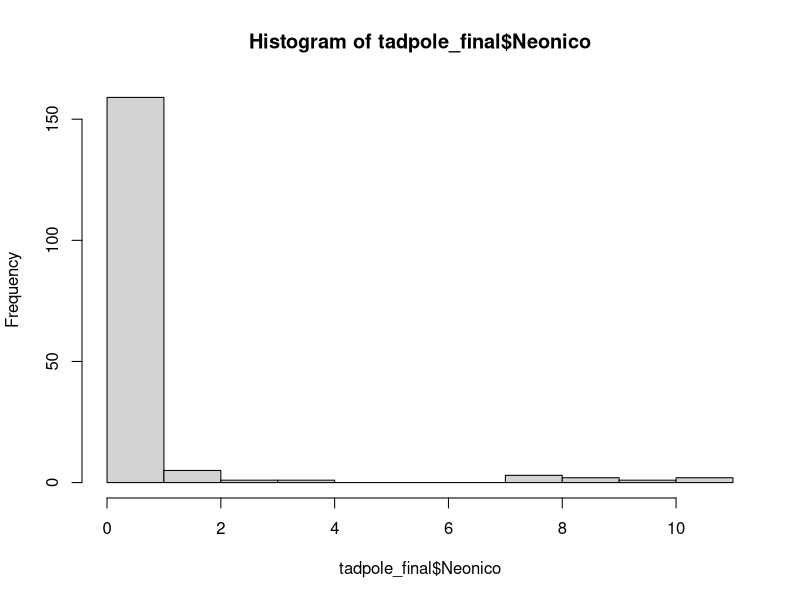
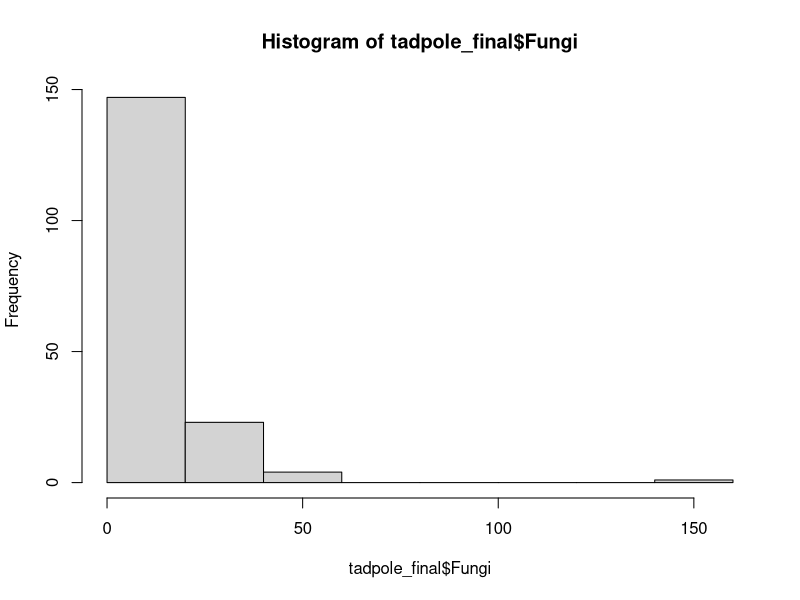
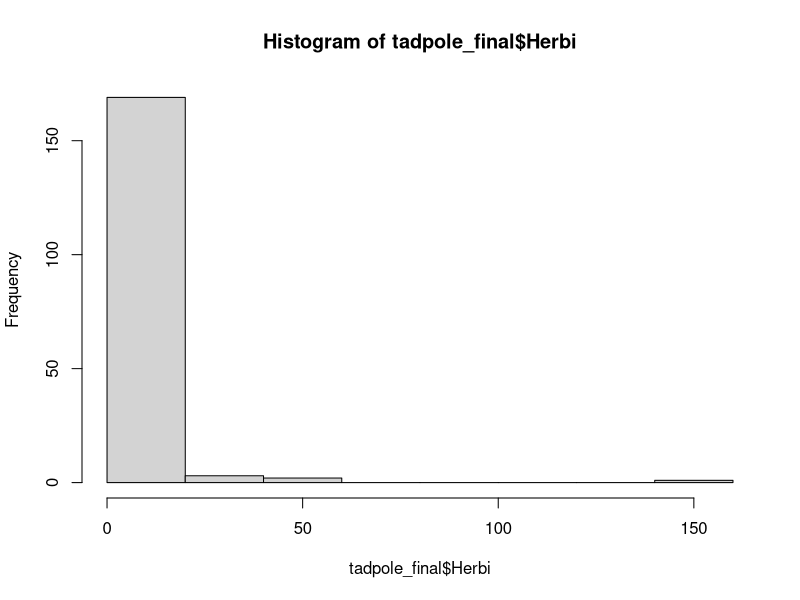
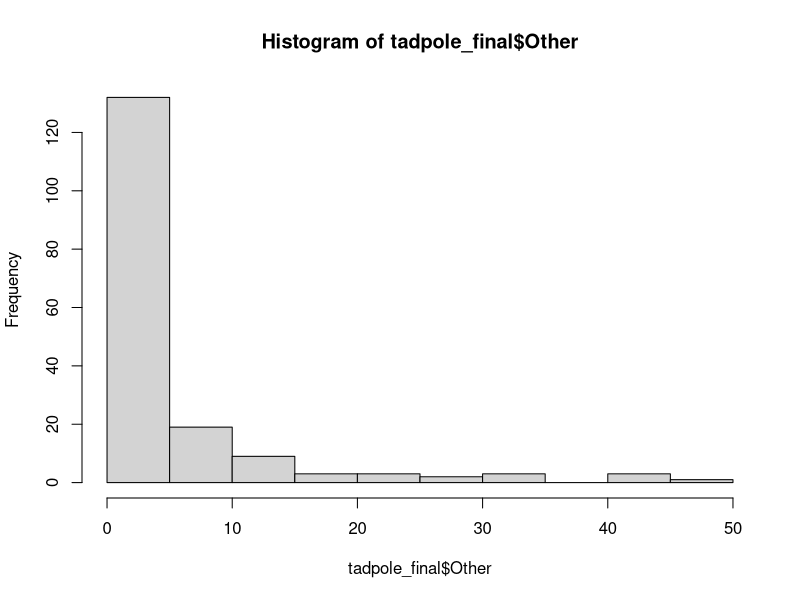
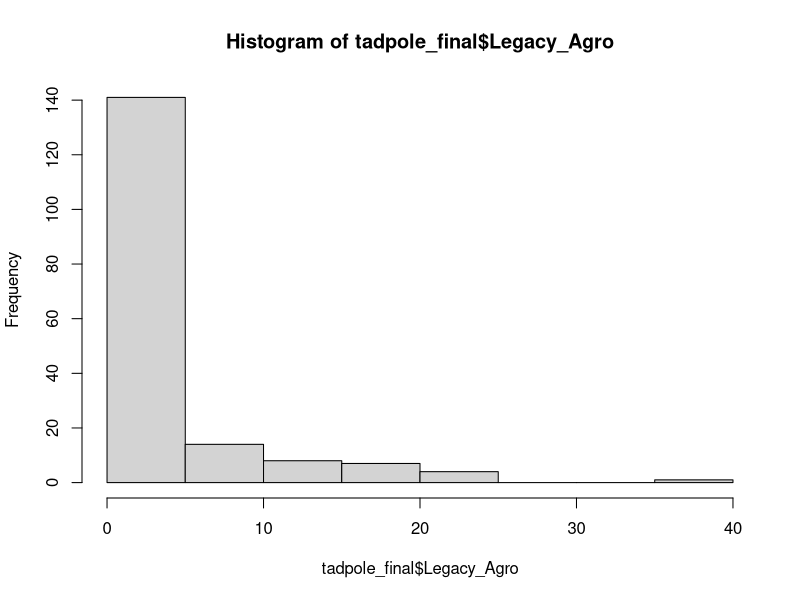
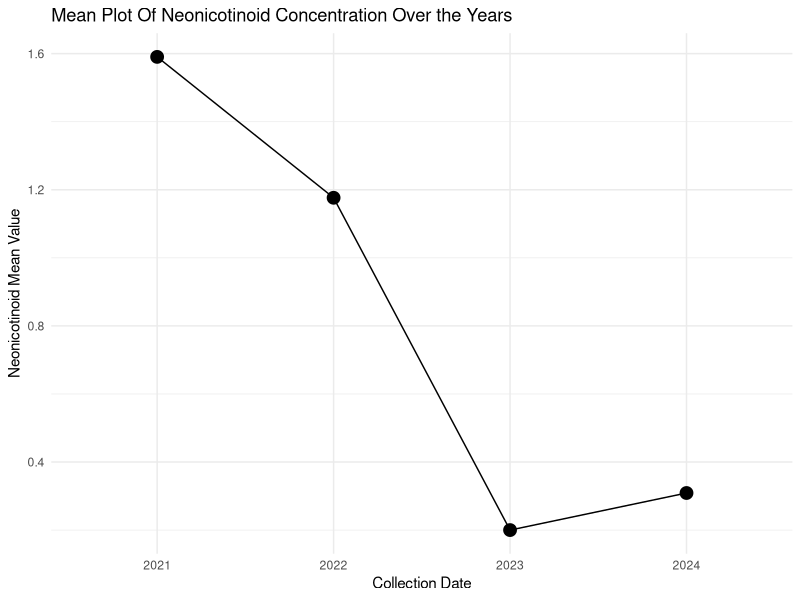
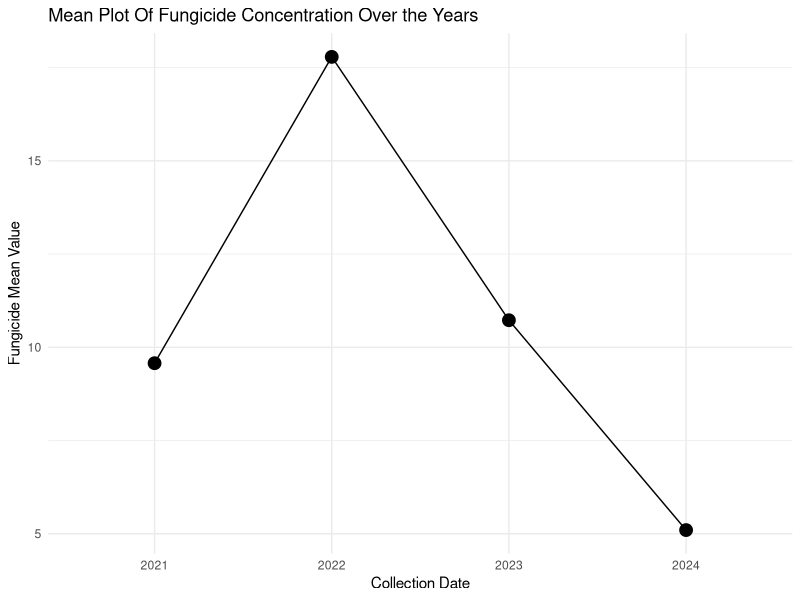
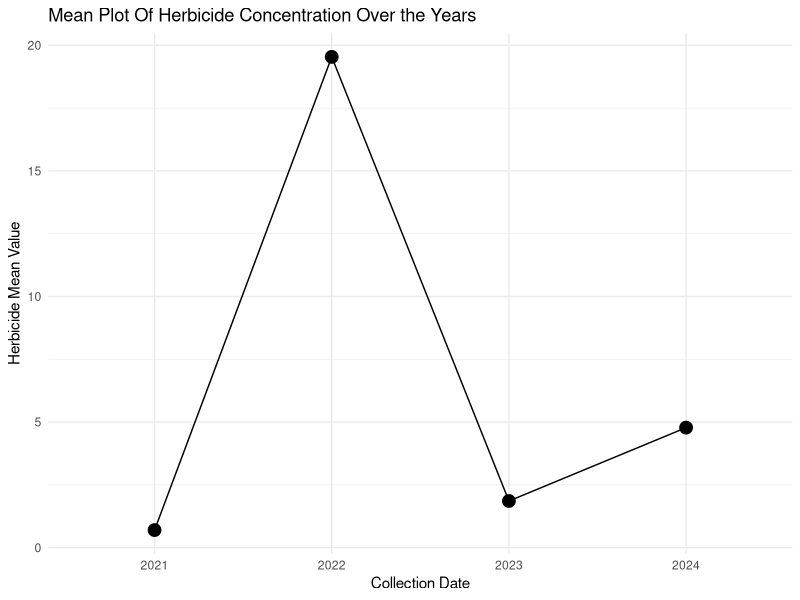

Generate these figures, in order, with R:
## ---- chunk 1
knitr::opts_chunk$set(echo = TRUE)
## ---- chunk 2
# Read a specific sheet
tadpole_pest <- read.csv("AltEn_tadpoles_2025_pesticide_summary_030425.csv")
tadpole_det <- read.csv("AltEn_tadpole_detections_with_headers_deidentified.csv")
tadpole_fin <- read.csv("Tadpole_2021_2024_WetWeight_clean.csv")
tadpole_fin$ThiamethoxamD <- as.numeric(tadpole_fin$ThiamethoxamD)
summary(tadpole_fin)

library(dplyr)
tadpole_final <- tadpole_fin %>%
  mutate(
    Neonico = rowSums(tadpole_fin[, c("Clothianidin", "ThiamethoxamD")]),
    Fungi = rowSums(tadpole_fin[, c("Azoxystrobin", "Carbendazim", "Cyproconazole", "Fluoxastrobin", 
                    "Fluxapyroxad", "Ipconazole", "Metconazole", "Propiconazole", 
                    "Pyraclostrobin", "Tebuconazole", "Tetraconazole", "Thiabendazole")]),
    Herbi = rowSums(tadpole_fin[, c("Acetochlor", "Atrazine", "Dithiopyr", "Flufenacet", 
                    "Metolachlor..R.and.S.", "Pendimethalin", "Penoxsulam")]),
    Other = rowSums(tadpole_fin[, c("Cyfluthrin..all.isomers.", "Bifenthrin", "Desthiopro")]),
    Legacy_Agro = rowSums(tadpole_fin[, c("ppDDD", "ppDDE", "ppDDT", "Pentachloroanisole")])
  )


## Removing variables 
tadpole_final <- tadpole_final[, -c(9:36)]
## ---- chunk 3
library(dplyr)
tadpole_final <- tadpole_final %>%
  mutate(ID = c(1:175))
tadpole_final <- tadpole_final %>% select(ID, Collection_date,Site,Specices, everything())


# Proportion of missing values in each column
missing_proportion <- sapply(tadpole_final, function(x) mean(is.na(x)))


# Store it in a data frame
missing_table <- data.frame(
  Variable = names(missing_proportion),
  Missing_Proportion = missing_proportion
)
# View the table
print(missing_table)
## ---- chunk 4
#Treating categorical variables as factors
tadpole_final[, c("Site","Specices","Collection_date","Dev_stage", "ID")] <- lapply(tadpole_final[, c("Site","Specices","Collection_date","Dev_stage","ID")], as.factor)

library(lubridate)
# Convert Date to Date format and extract year
tadpole_final$Collection_date <- year(mdy(tadpole_final$Collection_date))
tadpole_final$Collection_date <- as.factor(tadpole_final$Collection_date)
tadpole_final_freq <- tadpole_final %>%
  count(Specices, Collection_date) %>%
  group_by(Specices, Collection_date) %>%
  mutate(Relative_Freq = n / sum(n))


library(dplyr)

# Define which levels belong to each category
undeveloped_countries <- c("P25","pre-25","p27","P27","26","27-30","28","30")
developing_countries <- c("p31","33","34","35","36","37","38","39")
developed_countries <- c("41")

# Create new category variable
tadpole_final <- tadpole_final %>%
  mutate(Dev_stage = case_when(
    Dev_stage %in% undeveloped_countries ~ "Undeveloped",
    Dev_stage %in% developing_countries ~ "Developing",
    Dev_stage %in% developed_countries ~ "Developed",
    TRUE ~ NA_character_  # or "Other"
  ))

tadpole_final$Dev_stage <- as.factor(tadpole_final$Dev_stage)
tadpole_final <- tadpole_final %>% 
  rename(
    Mass = Mass..g...dry.weight.,
    Moisture = X..Moisture,
    Lipid = X..Lipid
  )
write.csv(tadpole_final, "tadpole_final.csv", row.names = FALSE)
## ---- chunk 5
library(ggplot2)
# Histogram of Concentration for the various Chemicals
hist(tadpole_final$Neonico)
hist(tadpole_final$Fungi)
hist(tadpole_final$Herbi)
hist(tadpole_final$Other)
hist(tadpole_final$Legacy_Agro)

# Mean Concentration by chemical over Years
conc_neo <- aggregate(Neonico ~ Collection_date, data = tadpole_final, FUN = mean)
conc_fung <- aggregate(Fungi ~ Collection_date, data = tadpole_final, FUN = mean)
conc_herbi <- aggregate(Herbi ~ Collection_date, data = tadpole_final, FUN = mean)
conc_other <- aggregate(Other ~ Collection_date, data = tadpole_final, FUN = mean)
conc_leg <- aggregate(Legacy_Agro ~ Collection_date, data = tadpole_final, FUN = mean)

# Plot 
ggplot(conc_neo, aes(x = Collection_date, y = Neonico)) +
  geom_point(size = 4, color = "black") +
  geom_line(group = 1, color = "black") +
  labs(title = "Mean Plot Of Neonicotinoid Concentration Over the Years", x = "Collection Date", y = "Neonicotinoid Mean Value") +
  theme_minimal()

ggplot(conc_fung, aes(x = Collection_date, y = Fungi)) +
  geom_point(size = 4, color = "black") +
  geom_line(group = 1, color = "black") +
  labs(title = "Mean Plot Of Fungicide Concentration Over the Years", x = "Collection Date", y = "Fungicide Mean Value") +
  theme_minimal()

ggplot(conc_herbi, aes(x = Collection_date, y = Herbi)) +
  geom_point(size = 4, color = "black") +
  geom_line(group = 1, color = "black") +
  labs(title = "Mean Plot Of Herbicide Concentration Over the Years", x = "Collection Date", y = "Herbicide Mean Value") +
  theme_minimal()

ggplot(conc_other, aes(x = Collection_date, y = Other)) +
  geom_point(size = 4, color = "black") +
  geom_line(group = 1, color = "black") +
  labs(title = "Mean Plot Of Other Concentration Over the Years", x = "Collection Date", y = "Other Mean Value") +
  theme_minimal()

ggplot(conc_leg, aes(x = Collection_date, y = Legacy_Agro)) +
  geom_point(size = 4, color = "black") +
  geom_line(group = 1, color = "black") +
  labs(title = "Mean Plot Of Legacy Concentration Over the Years", x = "Collection Date", y = "Legacy Mean Value") +
  theme_minimal()



## ---- chunk 6
conc_neo <- aggregate(Neonico ~ Collection_date +  Site, data = tadpole_final, FUN = mean)
conc_fung <- aggregate(Fungi ~ Collection_date + Site, data = tadpole_final, FUN = mean)
conc_herbi <- aggregate(Herbi ~ Collection_date + Site, data = tadpole_final, FUN = mean)
conc_other <- aggregate(Other ~ Collection_date + Site, data = tadpole_final, FUN = mean)
conc_leg <- aggregate(Legacy_Agro ~ Collection_date + Site, data = tadpole_final, FUN = mean)



conc_neo$Collection_date <- as.numeric(conc_neo$Collection_date)
conc_fung$Collection_date <- as.numeric(conc_fung$Collection_date)
conc_herbi$Collection_date <- as.numeric(conc_herbi$Collection_date)
conc_other$Collection_date <- as.numeric(conc_other$Collection_date)
conc_leg$Collection_date <- as.numeric(conc_leg$Collection_date)

# Plot 1: Mean Neonico concentration per Site across Years
ggplot(conc_neo, aes(x = Collection_date, y = Neonico, color = Site, group = Site)) +
  geom_line(size = 1.2) +
  geom_point(size = 2) +
  labs(title = "Mean Neonico Concentration by Site Across Years",
       x = "Collection Date",
       y = "Mean Neonico Concentration") +
  theme_minimal() +
  theme(legend.position = "right") +
  scale_x_continuous(breaks = unique(conc_neo$Collection_date))

# Plot 2:
ggplot(conc_fung, aes(x = Collection_date, y = Fungi, color = Site, group = Site)) +
  geom_line(size = 1.2) +
  geom_point(size = 2) +
  labs(title = "Mean Fungicide Concentration by Site Across Years",
       x = "Collection Date",
       y = "Mean Fungicide Concentration") +
  theme_minimal() +
  theme(legend.position = "right") +
  scale_x_continuous(breaks = unique(conc_fung$Collection_date))

#Plot 3:
ggplot(conc_herbi, aes(x = Collection_date, y = Herbi, color = Site, group = Site)) +
  geom_line(size = 1.2) +
  geom_point(size = 2) +
  labs(title = "Mean Herbicide Concentration by Site Across Years",
       x = "Collection Date",
       y = "Mean Herbicide Concentration") +
  theme_minimal() +
  theme(legend.position = "right") +
  scale_x_continuous(breaks = unique(conc_herbi$Collection_date))

# Plot 4:
ggplot(conc_other, aes(x = Collection_date, y = Other, color = Site, group = Site)) +
  geom_line(size = 1.2) +
  geom_point(size = 2) +
  labs(title = "Mean Other Concentration by Site Across Years",
       x = "Collection Date",
       y = "Mean Other Concentration") +
  theme_minimal() +
  theme(legend.position = "right") +
  scale_x_continuous(breaks = unique(conc_other$Collection_date))

#Plot 5:
ggplot(conc_leg, aes(x = Collection_date, y = Legacy_Agro, color = Site, group = Site)) +
  geom_line(size = 1.2) +
  geom_point(size = 2) +
  labs(title = "Mean Legacy Agro Concentration by Site Across Years",
       x = "Collection Date",
       y = "Mean Lagacy Concentration") +
  theme_minimal() +
  theme(legend.position = "right") +
  scale_x_continuous(breaks = unique(conc_leg$Collection_date))
## ---- chunk 7
Neonico_model <- glm(Neonico ~ Collection_date + Site + Specices + Mass + Moisture , data = tadpole_final, family = Gamma(link = "log"))
summary(Neonico_model)
plot(Neonico_model)

fungi_model <- glm(Fungi ~ Collection_date + Site + Specices + Mass + Moisture + Lipid, data = tadpole_final, family = Gamma(link = "log"))
summary(fungi_model)
plot(fungi_model)

herbi_model <- glm(Herbi ~ Collection_date + Site + Specices + Mass + Moisture + Lipid, data = tadpole_final, family = Gamma(link = "log"))
summary(herbi_model)
plot(herbi_model)

other_model <- glm(Other ~ Collection_date + Site + Specices + Mass + Moisture + Lipid, data = tadpole_final, family = Gamma(link = "log"))
summary(other_model)
plot(other_model)
